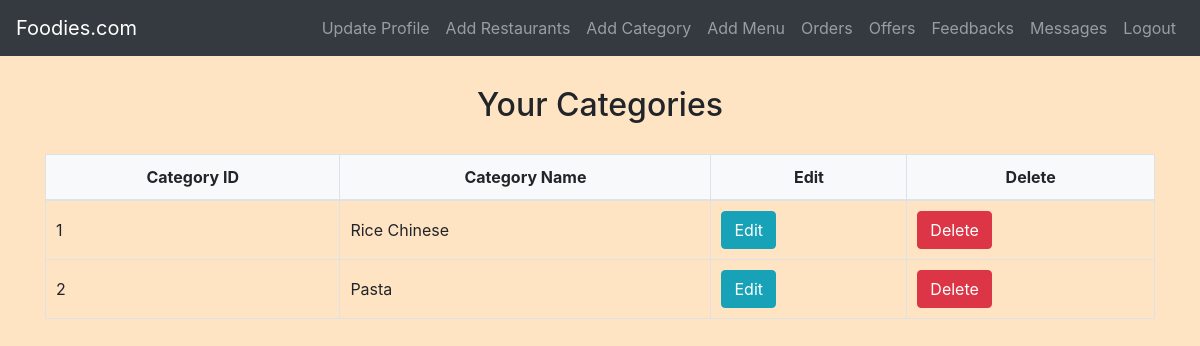
/restaurant/view_category.php (signed in), run on the app's committed database.
### tables this page shows
CREATE TABLE `categories` (
  `CategoryID` int(11) NOT NULL,
  `UserID` int(11) DEFAULT NULL,
  `CategoryName` varchar(255) NOT NULL
);

### restaurant/view_category.php (the view, shortened to what this page needs)
<?php
include('config.php');
$ownerID = $_SESSION["id"];
$fetchCategoriesSql = "SELECT CategoryID, CategoryName FROM categories WHERE UserID = ?";
$fetchCategoriesStmt = mysqli_prepare($conn, $fetchCategoriesSql);
mysqli_stmt_bind_param($fetchCategoriesStmt, "i", $ownerID);
mysqli_stmt_execute($fetchCategoriesStmt);
$categoriesResult = mysqli_stmt_get_result($fetchCategoriesStmt);
?>
<!DOCTYPE html>
<html>
<head>
    <link rel="stylesheet" href="https://stackpath.bootstrapcdn.com/bootstrap/4.5.2/css/bootstrap.min.css">
    <link rel="stylesheet" href="../css/style.css">
</head>
<body>
    <?php include('navbar.php'); ?>
    <div class="container">
        <h2>Your Categories</h2>
        <table class="table">
            <thead>
                <tr>
                    <th>Category ID</th>
                    <th>Category Name</th>
                    <th>Edit</th>
                    <th>Delete</th>
                </tr>
            </thead>
            <tbody>
                <?php while ($row = mysqli_fetch_assoc($categoriesResult)) { ?>
                    <tr>
                        <td><?php echo $row['CategoryID']; ?></td>
                        <td><?php echo $row['CategoryName']; ?></td>
                        <td><a class="btn btn-info" href="edit_category.php?categoryID=<?php echo $row['CategoryID']; ?> ">Edit</a></td>
                        <td>
                            <form method="post" onsubmit="return confirm('Are you sure you want to delete this category?');">
                                <button type="submit" class="btn btn-danger" name="deleteCategory">Delete</button>
                            </form>
                        </td>
                    </tr>
                <?php } ?>
            </tbody>
        </table>
    </div>
</body>
</html>

### css/style.css (style rules this page uses)
body { background-color: bisque; }
h1, h2, h3, h4 { text-align: center; margin-top: 30px; margin-bottom: 30px; }
.table { width: 100%; border-collapse: collapse; margin-top: 20px; }
.table th, .table td { padding: 10px; border: 1px solid #dee2e6; }
.table thead th { background-color: #f8f9fa; font-weight: bold; text-align: center; }
.table tbody td { vertical-align: middle; }

### data on the page
categories: CategoryID "1", CategoryName "Rice Chinese"
categories: CategoryID "2", CategoryName "Pasta"
